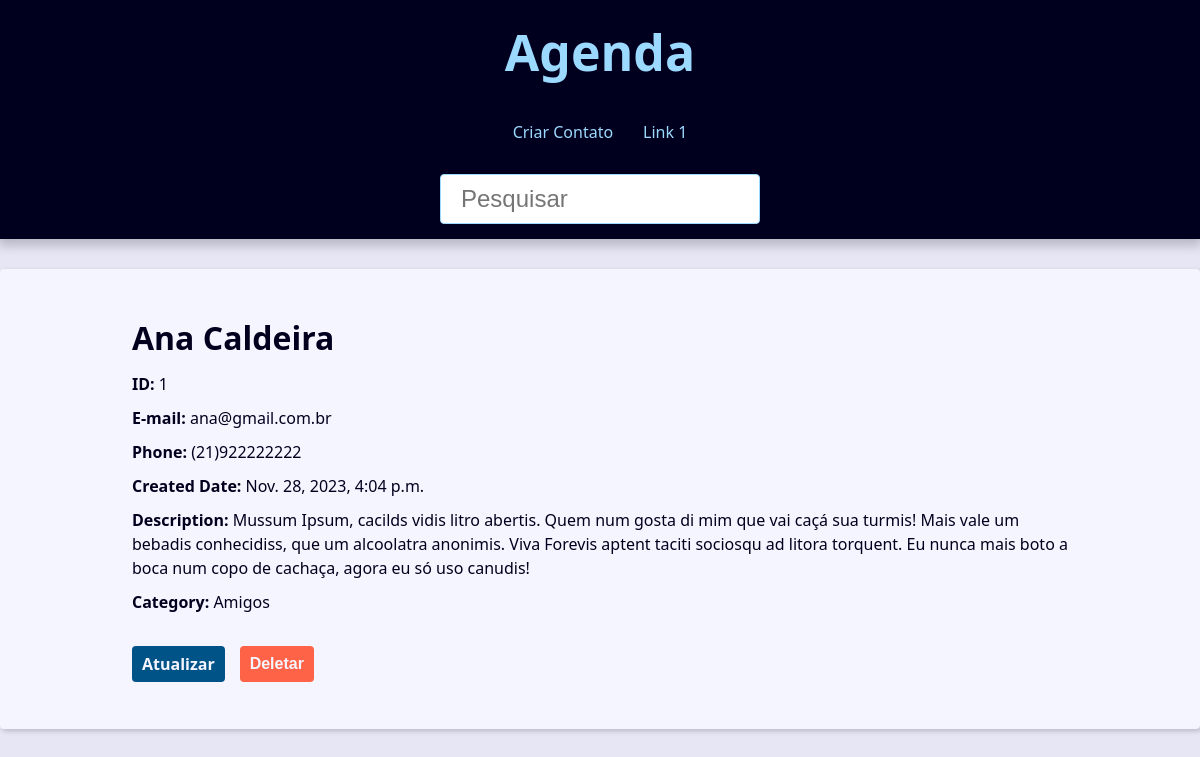
The page /contact/1/detail/ on the database its author committed.
### contact/models.py (models this page shows, shortened)
class Contact(models.Model):
    class Meta:
        verbose_name='Contact'
        verbose_name_plural='Contacts'
    first_name = models.CharField(max_length=50)
    last_name = models.CharField(max_length=50)
    phone = models.CharField(max_length=50)
    email = models.EmailField(max_length=254)
    created_date = models.DateTimeField(default=timezone.now)
    description = models.TextField(blank=True)
    show = models.BooleanField(default=True)
    picture = models.ImageField(blank=True, upload_to='pictures/%Y/%m/')
    category = models.ForeignKey(
        Category,
        on_delete=models.SET_NULL,
        blank=True,
        null=True
    )
    owner = models.ForeignKey(
        User,
        on_delete=models.SET_NULL,
        blank=True,
        null=True
    )

class Category(models.Model):
    class Meta:
        verbose_name='Category'
        verbose_name_plural='Categories'
    name = models.CharField(max_length=50)

### contact/views/contact_views.py (the view)
# urls.py: path('contact/<int:contact_id>/detail/', views.contact, name="contact"),
def contact(request, contact_id):
    single_contact = get_object_or_404(Contact.objects.filter(id=contact_id, show=True)) #tratamento caso houver erro
    site_title = f'{single_contact.first_name} {single_contact.last_name} - '
    context = {
        'contact': single_contact,
        'site_title': site_title,
    }
    return render(request, 'contact/contact.html', context)

### contact/templates/contact/contact.html (shortened to what this page needs)
{% extends 'global/base.html' %}
{% block content %}
    <div class="single-contact">
        <h1 class="single-contact-name">
            {{ contact.first_name }} {{ contact.last_name }}
        </h1>
        <p><b>ID:</b> {{ contact.id }}</p>
        <p><b>E-mail:</b> {{ contact.email }}</p>
        <p><b>Phone:</b> {{ contact.phone }}</p>
        <p><b>Created Date:</b> {{ contact.created_date }}</p>
        <p><b>Description:</b> {{ contact.description }}</p>
        <p><b>Category:</b> {{ contact.category.name }}</p>
        <div class="contact-links">
            <a class="btn btn-link" href="{% url 'contact:update' contact.id %}">Atualizar</a>
            <form action="{% url 'contact:delete' contact.id %}" method="POST">
                {% if confirmation == 'no' %}
                <input type="hidden" name="confirmation" value="yes">
                <button class="btn btn-link btn-delete" type="submit">Confirma?</button>
                {% else %}
                <button class="btn btn-link btn-delete" type="submit">Deletar</button>
                {% endif %}
            </form>
        </div>
    </div>
{% endblock content %}

### base_static/global/css/style.css (style rules this page uses)
:root { --spacing: 1.5rem; --link-dark-color: rgb(0, 83, 134); --link-light-color: rgb(156, 217, 255); --clr-white: rgb(245, 245, 255); --clr-black: rgb(0, 0, 30); --clr-light-gray: rgb(230, 230, 245); --clr-dark-shadow-5: rgba(0, 0, 10, 5%); --clr-dark-shadow-10: rgba(0, 0, 10, 10%); --clr-dark-shadow-20: rgba(0, 0, 10, 20%); --clr-light-shadow-5: rgba(200, 200, 255, 5%); --clr-light-shadow-10: rgba(200, 200, 255, 10%); --clr-light-shadow-20: rgba(200, 200, 255, 20%); --main-page-width: 120rem; --table-min-width: 60rem; --biggest-font-size: 5rem; --bigger-font-size: 4rem; --big-font-size: 3.2rem; --medium-font-size: 2.4rem; --small-font-size: 1.6rem; --smaller-font-size: 1.4rem; --smallest-font-size: 1.2rem; --transition-fast: 300ms; --transition-medium: 600ms; --transition-slow: 1s; --default-border-radius: 4px; }
*, *::before, *::after { margin: 0; padding: 0; box-sizing: border-box; }
html { font-size: 62.5%; }
body { font-family: system-ui, -apple-system, BlinkMacSystemFont, 'Segoe UI', Roboto, Oxygen, Ubuntu, Cantarell, 'Open Sans', 'Helvetica Neue', sans-serif; line-height: 1.5; font-size: var(--small-font-size); color: var(--clr-black); -webkit-font-smoothing: antialiased; background: var(--clr-light-gray); }
@media (min-width: 600px) { .single-contact { max-width: 80%; margin: calc(var(--spacing) * 2) auto; } }
.single-contact h1 { margin: 1rem 0; }
.single-contact p { margin: 1rem 0; }
.btn { background-color: var(--link-dark-color); color: var(--clr-white); font-weight: bold; border: none; padding: 1rem 2rem; border-radius: var(--default-border-radius); cursor: pointer; transition: filter var(--transition-fast) ease-in-out; }
.contact-links { margin-block: calc(var(--small-font-size) * 2); display: flex; align-items: center; gap: 0 var(--spacing); }
.btn-link { font-size: var(--small-font-size); text-decoration: none; font-weight: bold; padding: 1rem; display: block; line-height: var(--small-font-size); }
.btn-delete { background: tomato; }

### rows shown on the page
Contact: first_name "Ana", last_name "Caldeira", id "1", email "ana@gmail.com.br", phone "(21)922222222", created_date "Nov. 28, 2023, 4:04 p.m.", description "Mussum Ipsum, cacilds vidis litro abertis. Quem num gosta di mim que vai caçá sua turmis! Mais vale um bebadis conhecidiss, que um alcoolatra anonimis. Viva Forevis aptent taciti sociosqu ad litora torquent. Eu nunca mais boto a boca num copo de cachaça, agora eu só uso canudis!", category.name "Amigos"
